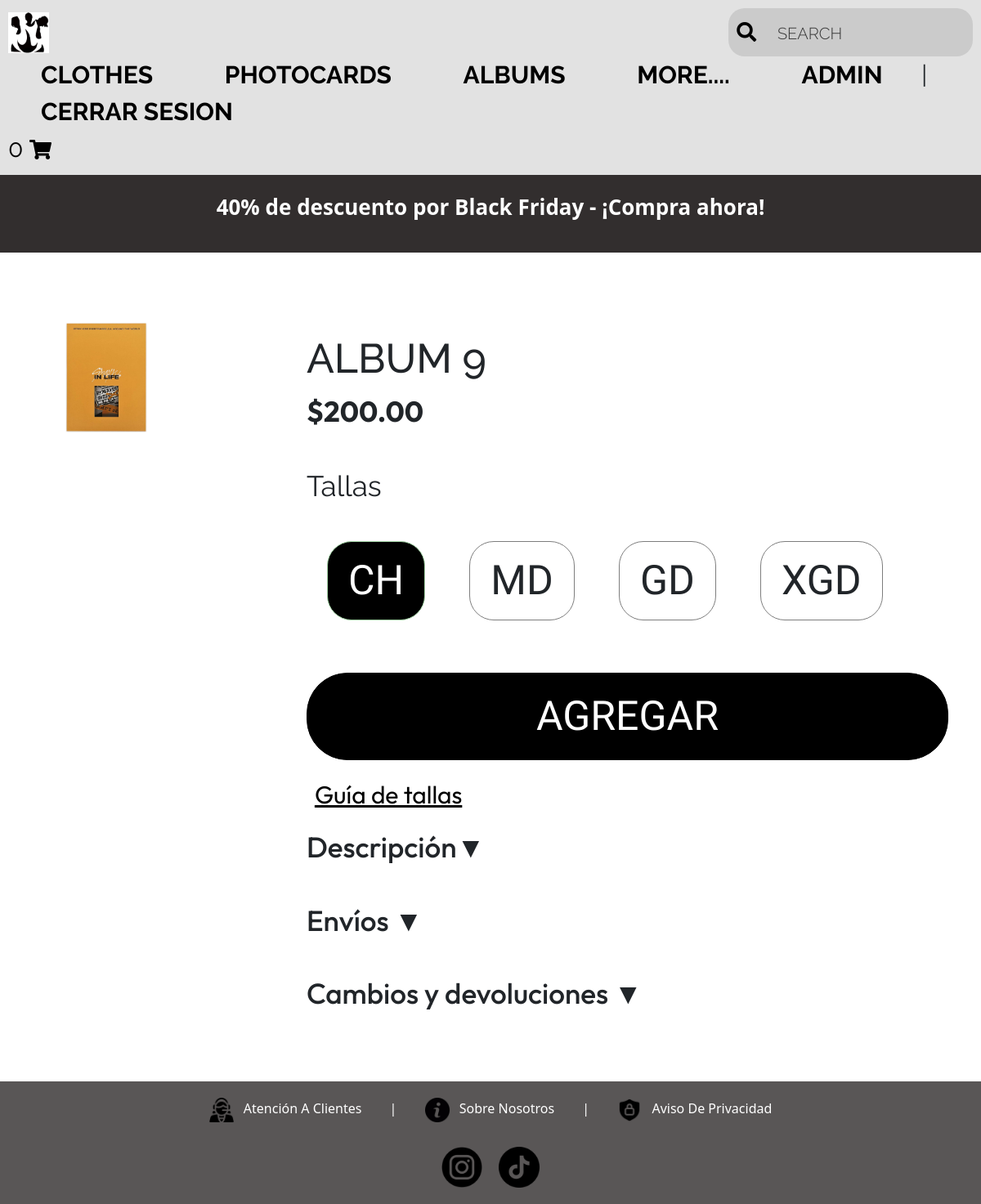
/details.php?id=9&token=a989de9407162b0c986e5741423293615c2b09d5 (signed in), run on the app's committed database.
### tables this page shows
CREATE TABLE `producto` (
  `idProducto` int(11) NOT NULL AUTO_INCREMENT,
  `nombre` varchar(100) NOT NULL,
  `precio` float NOT NULL,
  `descripcion` varchar(500) NOT NULL,
  `img` varchar(100) NOT NULL,
  `categoria` varchar(30) NOT NULL,
  PRIMARY KEY (`idProducto`)
);

### details.php (the view, shortened to what this page needs)
<?php
$db = new Database();
$con = $db->conectar();
$id = isset($_GET['id']) ? $_GET['id'] : '';
$token = isset($_GET['token']) ? $_GET['token'] : '';
if ($id== '' || $token == ''){
    echo 'Error al procesar la peticion';
    exit;
}else{
    $token_tmp = hash_hmac('sha1', $id, KEY_TOKEN);
    if ($token == $token_tmp){
        $sql = $con->prepare("SELECT count(idProducto) FROM producto where idProducto=? ");
        $sql->execute([$id]);
        if($sql->fetchColumn() >0){
            $sql = $con->prepare("SELECT nombre, descripcion, precio, img FROM producto where idProducto=?");
            $sql->execute([$id]);
            $resultado = $sql->fetch(PDO::FETCH_ASSOC);
            $nombre = $resultado['nombre'];
            $precio = $resultado['precio'];
            $img = $resultado['img'];
        }
    }else{
        echo 'Error al procesar la peticion';
        exit;
    }
}
?>
<!DOCTYPE html>
<html lang="es">
<head>
    <link rel="stylesheet" href="CSS/estilosProducts.css">
    <link rel="stylesheet" href="CSS/estilos.css">
    <link rel="stylesheet" href="CSS/userEstilos.css">
    <link rel="stylesheet" href="https://cdnjs.cloudflare.com/ajax/libs/font-awesome/5.15.1/css/all.min.css">
</head>
<body>
    <?php include 'header.php';?>
    <div class="contenedor-productPage">
        <div class="productPage-imagen">
            <img src='<?php echo $img ?>' alt='<?php echo $nombre ?>'>
        </div>
        <div class="productPage-informacion">
        <?php echo "<h1 class='name'>$nombre</h1>";?>
        <p class='precio'><?php echo MONEDA . number_format($precio, 2, '.', ','); ?></p>
            <p class="tallasP">Tallas</p>
            <div class="tallas">
                <label for="tallaCH">CH</label>
                <label for="tallaMD">MD</label>
                <label for="tallaGD">GD</label>
                <label for="tallaXGD">XGD</label>
            </div>
        <button class='agregar' onclick="addProducto(<?php echo $id;?>, '<?php echo $token_tmp; ?>')">AGREGAR</button>
            <a href="#" class="imagen-enlace" onclick="mostrarImagen('img/tallas.jpg')">Guía de tallas</a>
            <div class="seccion">
                <h2 onclick="toggleSeccion('descripcion')">Descripción<span class="flecha">&#9660;</span></h2>
            </div>
            <div class="seccion">
                <h2 onclick="toggleSeccion('envios')">Envíos <span class="flecha">&#9660;</span></h2>
            </div>
            <div class="seccion">
                <h2 onclick="toggleSeccion('cambios')">Cambios y devoluciones <span class="flecha">&#9660;</span></h2>
            </div>
        </div>
    </div>
</body>
    <?php
    include('footer.php');
    ?>
</html>

### CSS/estilosProducts.css (style rules this page uses)
.tallas label { margin-right: 10px; background-color: transparent; padding: 10px 25px; border: 1px solid #7e7e7e; cursor: pointer; font-size: 50px; font-family: 'Work Sans', sans-serif; font-weight: 400; transition: background-color 0.4s, color 0.4s; margin: 25px; border-radius: 30px; }
.tallas input[type="radio"]:checked + label { background-color: #000000; border-color: #a5d6a7; color: #fff; }
.tallasP { font-family: 'Raleway', sans-serif; font-size: 35px; font-weight: 400; margin-top: 3%; margin-bottom: 2%; }
.agregar { margin-top: 5%; display: inline-block; padding: 15px 280px; background-color: black; color: white; border: none; border-radius: 50px; cursor: pointer; transition: background-color 0.3s, color 0.3s; font-size: 50px; border: 1px solid #000000; font-family: 'Work Sans', sans-serif; font-weight: 300; }
.contenedor-productPage { display: flex; justify-content: space-between; margin: 5% 0% 0% 5%; padding: 20px; max-width: 100%; max-height: 100%; }
.productPage-imagen { flex: 1; max-width: 1000px; }
.productPage-imagen img { width: 80%; height: auto; }
.productPage-informacion { flex: 1; padding: 20px; margin-left: 150px; display: flex; flex-direction: column; align-items: flex-start; }
.seccion { margin-bottom: 5%; }
.seccion h2 { cursor: pointer; font-family: 'Outfit', sans-serif; font-size: 35px; }
.flecha { display: inline-block; transition: transform 0.3s; }
.name { font-size: 50px; margin-bottom: 1%; font-family: 'Raleway', sans-serif; }
.precio { font-family: 'Outfit', sans-serif; font-size: 35px; font-weight: 700; }
.imagen-enlace { display: block; margin: 20px 10px 20px 10px; text-align: center; text-decoration: underline; cursor: pointer; font-size: 30px; font-family: 'Outfit', sans-serif;; color: #000000; }

### CSS/estilos.css (style rules this page uses)
* { margin: 0; padding: 0; box-sizing: border-box; }

### data on the page
producto: img (picture), nombre "ALBUM 9", precio "200.00"

### other printed values
$num_cart "0"
MONEDA "$"
